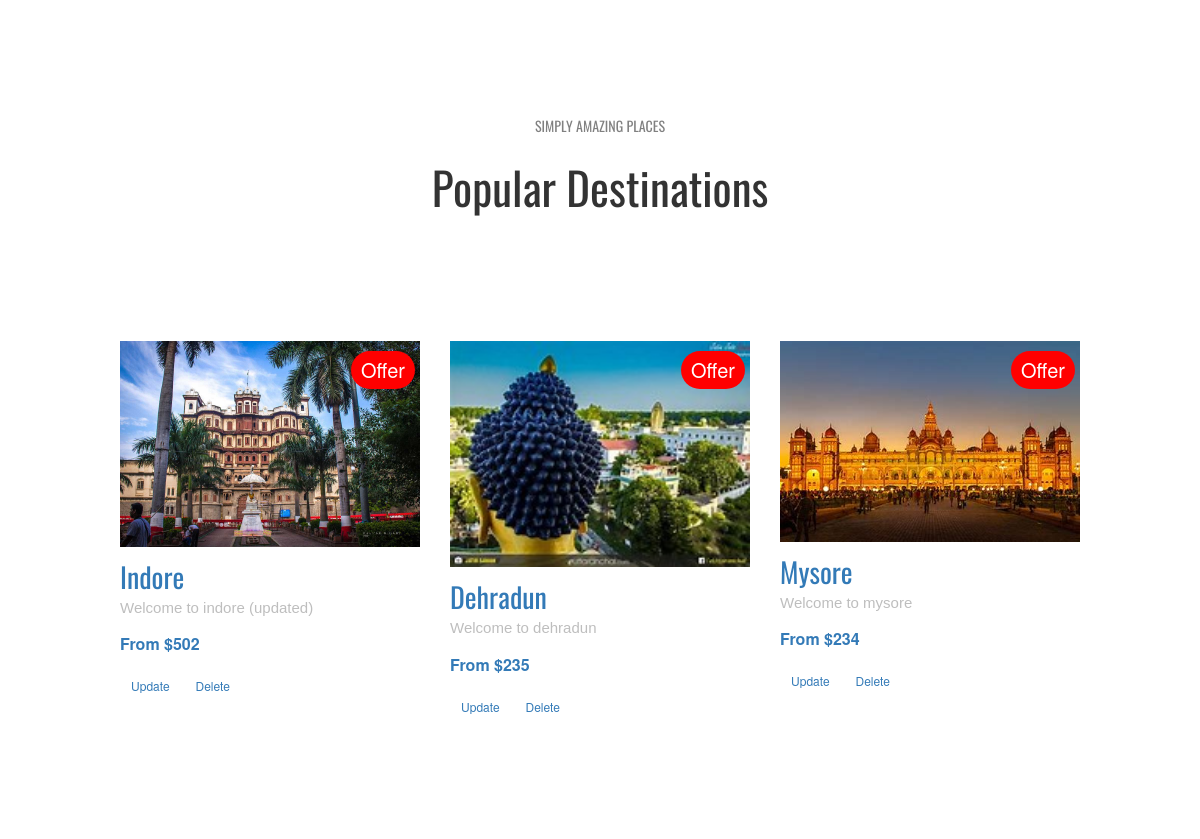
The app's page / (signed in, middle part), older data.
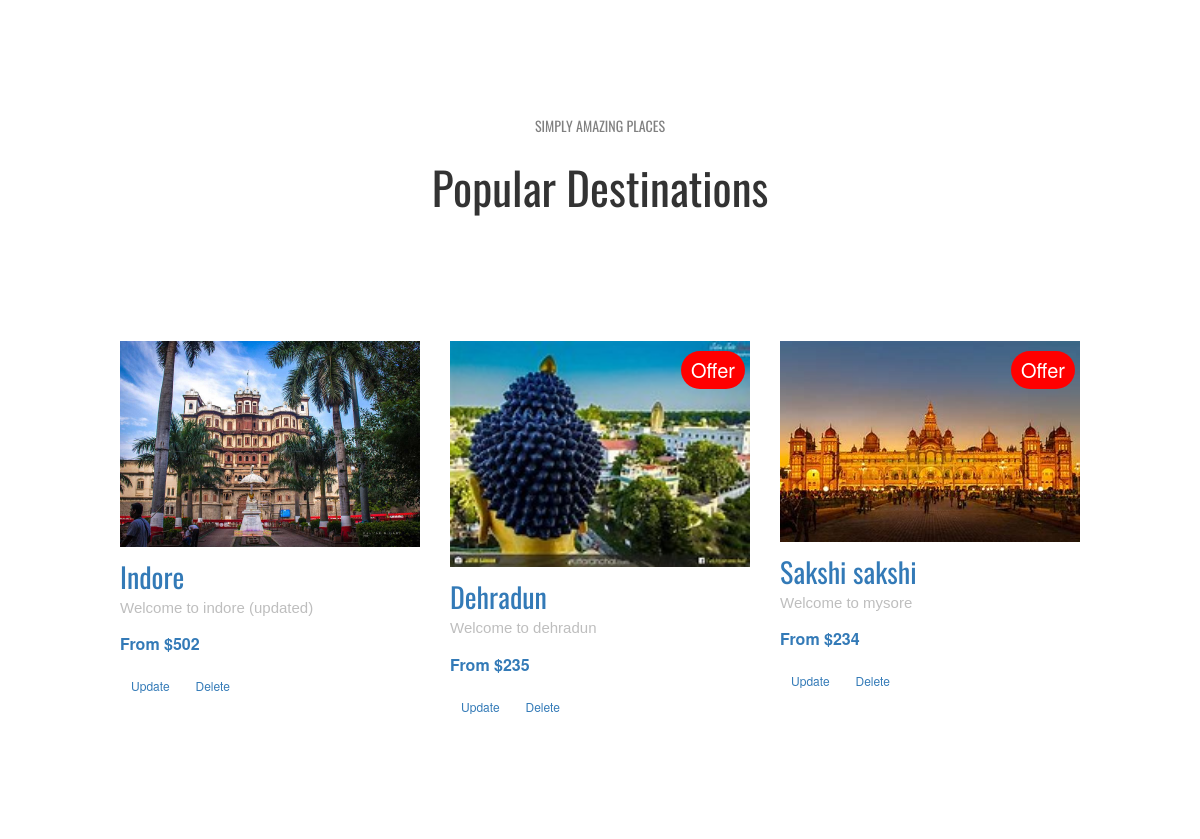
The same page, newer data.
### travello/models.py (models this page shows)
class Destination(models.Model):
    name = models.CharField(max_length=200)
    image = models.ImageField(upload_to='pics')
    desc = models.TextField()
    price = models.IntegerField()
    offer = models.BooleanField(default=False)
    from_city = models.CharField(max_length=200, null=True, blank=True )
    destination = models.CharField(max_length=200, null=True, blank=True)
    country = CountryField(null=True, blank=True)
    departure = models.DateTimeField(null=True, blank=True)
    total_days = models.IntegerField( null=True, blank=True)

### travello/views.py (the view)
# urls.py: path('',views.homePage,name="home"),
def homePage(request):
    dests = Destination.objects.all()
    context = {"dests":dests}
    return render(request,'itravel/index.html',context)

### templates/itravel/index.html (shortened to what this page needs)
{% extends 'itravel/main.html' %}
{% load static %}
{% block content %}
    <br>
    <br>
    <br>
    <br>
    <br>
    <br>
    <div class="motto1" id="section1">SIMPLY AMAZING PLACES</div>
    <br>
    <div class="motto2">Popular Destinations</div>
    <div class="tripList">
        <div class="row">
            {% for dest in dests %}
            <a href="{% url 'dest' dest.id %}" style="color:blck">
                <div class="col-md-4 trip">
                {% if dest.offer %}
                    <span class="notify-badge">Offer</span>
                {% endif %}
                <img src="{{dest.image.url}}" alt="" class="tripImage">
                <div class="tripTitle">{{dest.name}}</div>
                <div class="tripDescription">{{dest.desc}}</div>
                <div class="tripCost">From ${{dest.price}}</div>
                <a href="{% url 'update' dest.id %}" class="btn btn-outline-dark btn-sm m-1">Update</a>
                <a href="{% url 'delete' dest.id %}" class="btn btn-outline-dark btn-sm m-1">Delete</a>
                </div>
            </a>
            {% endfor %}
        </div>
    </div>
    <br>
    <br>
    <br>
    <br>
    <br>
    <br>
    <br>
    <br>
    <br>
    <br>
{% endblock %}

Row changes from the older to the newer data that the page shows:
changed Destination "Indore": no longer shows "Offer"
changed Destination "Welcome to mysore": name "Mysore" → "Sakshi sakshi"
